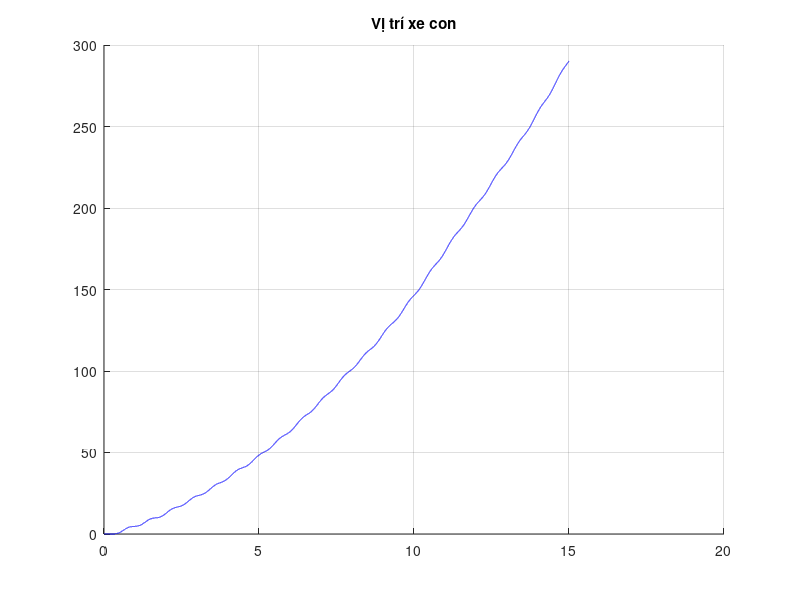
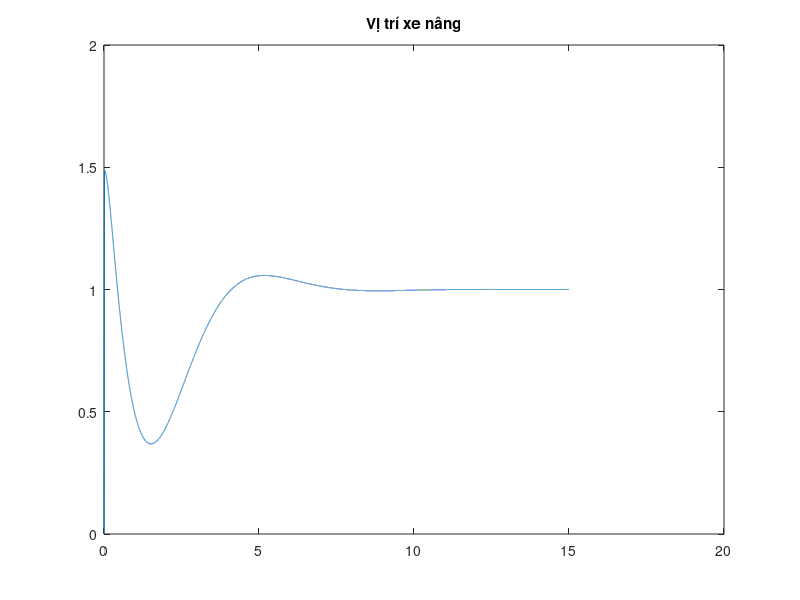
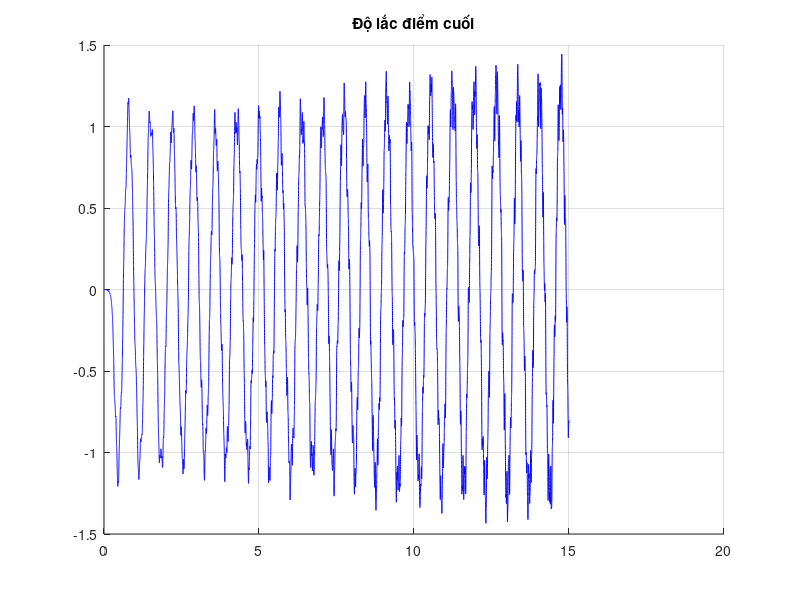
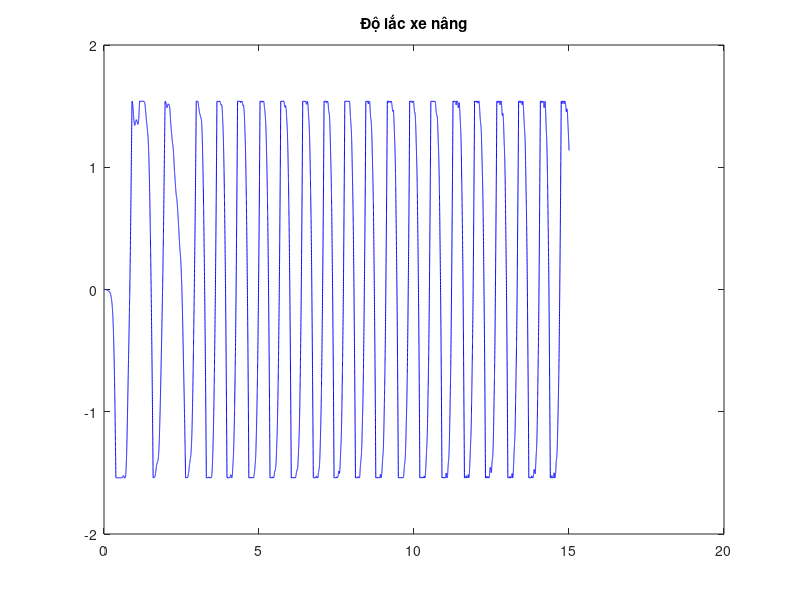

MATLAB code to generate these figures, in order:
clc; clear;

% Thiết lập các thông số của mô hình
rho_A = 2.1; EI = 14.97;
L = 1.54; l = 2;
mw = 13.1; mh = 0.87; mk = 0.19; m = 14.15;
tmax = 15;
n = 30;
r = 30000;
g = 9.8;
sp2 = 1;
e = zeros(1,r);
S = 0;

%%%%%%%%%%%%%%%%%%%%%%%%%%%%%%%%%%%%%%%%%%%%%%%%%%%%%%%%%%%%%%%%%%%%%%%%%%%%%%%%%%%%%%%%%%%%%%%%%%%%%%%%%%%%%%%%%%%%%%%%%%%%%%%%%%%%%%%%%%                              

dt = tmax / (r - 1); % Độ lớn phần tử thời gian
ds = L / (n - 1); % Độ dài phần tử thanh

S1 = (EI * (dt^2)) / (mw * (ds^3));
S2 = (-EI * (dt^2)) / ((ds^4) * rho_A);
S3 = (EI * (dt^2)) / (mk * 2 * ds^3);

% Input của mô hình
F1 = zeros(1,r); % Lực tác động vào xe con
F2 = zeros(1,r); % Lực tác động vào xe nâng
x2 = zeros(1,r); % Tọa độ của xe nâng theo phương Oy
x3 = zeros(1,r); % Tọa độ của xe nâng theo phương Ox
F1(1:r/2) = 10; % Chưa rõ dùng để làm gì?
F1(r/2:r) = 10;
% F2(1:r/2) = 8; F2(r/2:r) = 0;
p = zeros(1,r); 
w = zeros(n,r);

% Mô phỏng điểm x1
for j = 2:(r - 1)
wsss0 = (w(3,j) - 2 * w(2,j) + w(1,j)) / (2 * ds^3); 
w(1,j + 1) = (F1(j + 1) - EI * wsss0) * (dt^2 / mw) + 2 * w(1,j) - w(1,j - 1);
    for i = 3:n - 2
        S2 = (-EI * dt^2) / (ds^4 * rho_A);
        wssss = w(i + 2,j) - 4 * w(i + 1,j) + 6 * w(i,j) - 4 * w(i - 1,j) + w(i - 2,j);
        w(i,j + 1) = S2 * wssss + 2 * w(i,j) - w(i,j - 1);
    end
    w(2,j + 1) = w(1,j + 1);
    wsssl = (-2 * w(n,j) + 3 * w(n - 1,j) - w(n - 2,j));
    w(n,j + 1) = 2 * w(n,j) - w(n,j - 1) + S3 * wsssl; %Dao động điểm cuối thanh
    w(n - 1,j + 1) = (w(n,j + 1) + w(n - 2,j + 1)) / 2;

%%%%%%%%%%%%%%%%%%%%%%%%%%%%%%%%%%%%%%%%%%%%%%%%%%%%%%%%%%%%%%%%%%%%%%%%%%%%%%%%%%%%%%%%%%%%%%%%%%%%%%%%%%%%%%%%%%%%%%%%%%%%%%%%%%%%%%%%%%                              

    % PID
    e(j) = sp2 - x2(j); % Sai lệch 
    % Thiết lập thông số PID
    kp = 10;
    ki = 8;
    kd = 8;

%%%%%%%%%%%%%%%%%%%%%%%%%%%%%%%%%%%%%%%%%%%%%%%%%%%%%%%%%%%%%%%%%%%%%%%%%%%%%%%%%%%%%%%%%%%%%%%%%%%%%%%%%%%%%%%%%%%%%%%%%%%%%%%%%%%%%%%%%%
    % Điều khiển bằng PID
    S = S + e(j) * dt;
    F2(j + 1) = kp * e(j) + ki * S + kd * (e(j) - e(j - 1))/dt;
    if F2(j + 1) > 15
        F2(j + 1) = 15;
    end
    if F2(j + 1) < -15
        F2(j + 1) = -15;
    end
    % Tìm vị trí xe nâng
    ddtx3 = (x3(j + 1) - 2 * x3(j) + x3(j - 1)) / (dt^2);
    dyx2 = (w(l,j) - w(l - 1,j)) / ds;
    dyx2 = 0;
    % if ddtx3*dyx2*mh > 0.001
    %    dyx2=0;
    % end
    %    dyx2=0;
    x2(j + 1) = (F2(j + 1) - mh * g - mh * ddtx3 * dyx2) * dt^2 / mh + 2 * x2(j) - x2(j - 1);
    l = ceil(x2(j + 1) / ds);
    if x2(j + 1) < ds
        l = 2;
        x2(j + 1) = ds;
    end
    if x2(j + 1) > (L-ds)
        l = n - 1;
        x2(j + 1) = L - ds;
    end

%%%%%%%%%%%%%%%%%%%%%%%%%%%%%%%%%%%%%%%%%%%%%%%%%%%%%%%%%%%%%%%%%%%%%%%%%%%%%%%%%%%%%%%%%%%%%%%%%%%%%%%%%%%%%%%%%%%%%%%%%%%%%%%%%%%%%%%%%                              

    % Độ lắc xe nâng
    if l == 2 
        x3(j + 1) = w(1,j + 1);
    end
    if l > 2 && l < n -1
        x3(j + 1) = -(EI * dt^2) * (w(l + 1,j + 1) - 2 * w(l,j + 1) + w(l - 1,j + 1)) / (3 * ds^3 * mh) + 2 * x3(j) - x3(j - 1);

%%%%%%%%%%%%%%%%%%%%%%%%%%%%%%%%%%%%%%%%%%%%%%%%%%%%%%%%%%%%%%%%%%%%%%%%%%%%%%%%%%%%%%%%%%%%%%%%%%%%%%%%%%%%%%%%%%%%%%%%%%%%%%%%%%%%%%%%%                              
 
        if abs(x3(j + 1) - w(1,j + 1)) > 1.54 && x3(j + 1) < w(1,j + 1)
            x3(j + 1) = w(1,j + 1) - 1.54; 
        end 
        if abs(x3(j + 1) - w(1,j + 1)) > 1.54 && x3(j + 1) > w(1,j + 1)
            x3(j + 1) = w(1,j + 1) + 1.54;
        end
        % Với p(j) = l;
        if abs(w(l,j + 1) - x3(j + 1)) < 0.012 
            w(l,j + 1) = x3(j + 1);
        end
    end
    if l == (n - 1)
        x3(j + 1) = w(n - 1,j + 1);
    end
end

%%%%%%%%%%%%%%%%%%%%%%%%%%%%%%%%%%%%%%%%%%%%%%%%%%%%%%%%%%%%%%%%%%%%%%%%%%%%%%%%%%%%%%%%%%%%%%%%%%%%%%%%%%%%%%%%%%%%%%%%%%%%%%%%%%%%%%%%%                              

% Đồ thị chống rung sử dụng phương pháp PID
x = 0:dt:tmax;
figure(1)
grid on 
hold on
plot(x,w(1,:),'b');
title('Vị trí xe con');
figure(3)
hold on 
grid on
plot(x,w(n,:)-w(1,:),'b');
title('Độ lắc điểm cuối');
figure(2)
plot(x,x2(:));
title('Vị trí xe nâng');
check = x3(:) - w(1,:)';
figure(4)
plot(x,check,'b');
title('Độ lắc xe nâng');
% x3(1000:1005)
% w(4,1000:1005)
% x3(1000) - w(1,1000)
% figure(1)
% grid on 
% hold on
% plot(x,w(1,:),'k');
% title('Vi tri xe con');
% figure(3)
% hold on 
% grid on
% plot(x,w(n,:) - w(1,:),'k');
% title('Diem cuoi');
% figure(2)
% plot(x,x2(:),'k');
% check=x3(:) - w(1,:)';
% figure(4)
% plot(x,check,'k');
% title('xe nang');